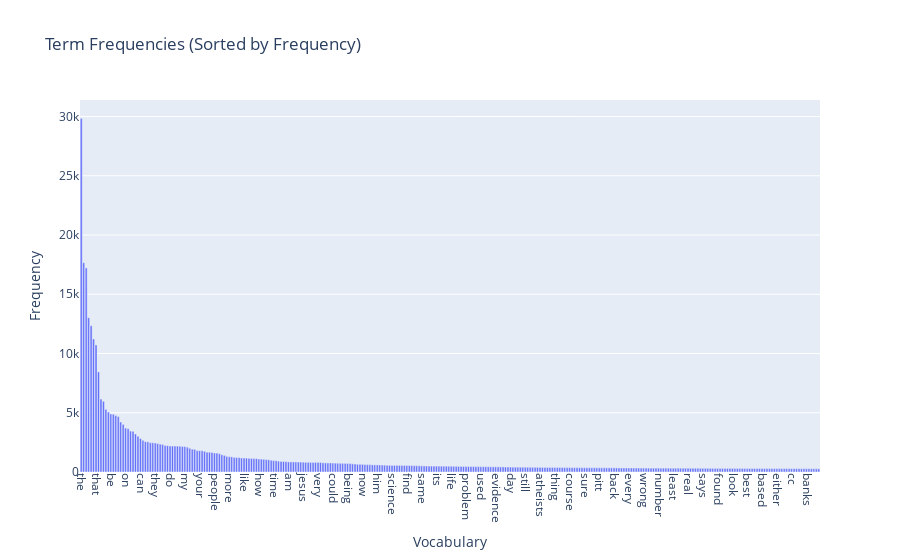

Notebook code for this chart:
### Markdown cell above
### >>> **Exercise 14 (take home):** 
Additionally, you can attempt to sort the terms on the `x-axis` by frequency instead of in alphabetical order. This way the visualization is more meaninfgul and you will be able to observe the so called [long tail](https://en.wikipedia.org/wiki/Long_tail) (get familiar with this term since it will appear a lot in data mining and other statistics courses). see picture below

![alt txt](https://upload.wikimedia.org/wikipedia/commons/thumb/8/8a/Long_tail.svg/1000px-Long_tail.svg.png)

### Code cell
# Answer here
# Filter out terms with zero frequency
non_zero_indices = term_frequencies > 0
filtered_terms = count_vect.get_feature_names_out()[non_zero_indices]
filtered_frequencies = term_frequencies[non_zero_indices]

# Create DataFrame for sorting
data = {'Vocabulary': filtered_terms, 'Frequency': filtered_frequencies}
df = pd.DataFrame(data)

# Sort by frequency in descending order
df_sorted = df.sort_values(by='Frequency', ascending=False)

# Create the plot
fig = px.bar(df_sorted[:300], x='Vocabulary', y='Frequency', title='Term Frequencies (Sorted by Frequency)')
fig.update_layout(xaxis_tickangle=90)  # Rotates the x-axis labels
fig.show()

### Figure 1 — Plotly figure (JSON) as saved in the notebook; plotly's stock layout.template omitted (floating-point values rounded to 4 significant figures; data arrays with more than 128 entries replaced by an {"elided": "..."} marker saying what was removed)
{"data": [{"hovertemplate": "Vocabulary=%{x}<br>Frequency=%{y}<extra></extra>", "legendgroup": "", "marker": {"color": "#636efa", "pattern": {"shape": ""}}, "name": "", "orientation": "v", "showlegend": false, "textposition": "auto", "type": "bar", "x": {"elided": "300 str values"}, "xaxis": "x", "y": {"elided": "300 int values"}, "yaxis": "y"}], "layout": {"barmode": "relative", "legend": {"tracegroupgap": 0}, "title": {"text": "Term Frequencies (Sorted by Frequency)"}, "xaxis": {"anchor": "y", "domain": [0, 1], "tickangle": 90, "title": {"text": "Vocabulary"}}, "yaxis": {"anchor": "x", "domain": [0, 1], "title": {"text": "Frequency"}}}}
